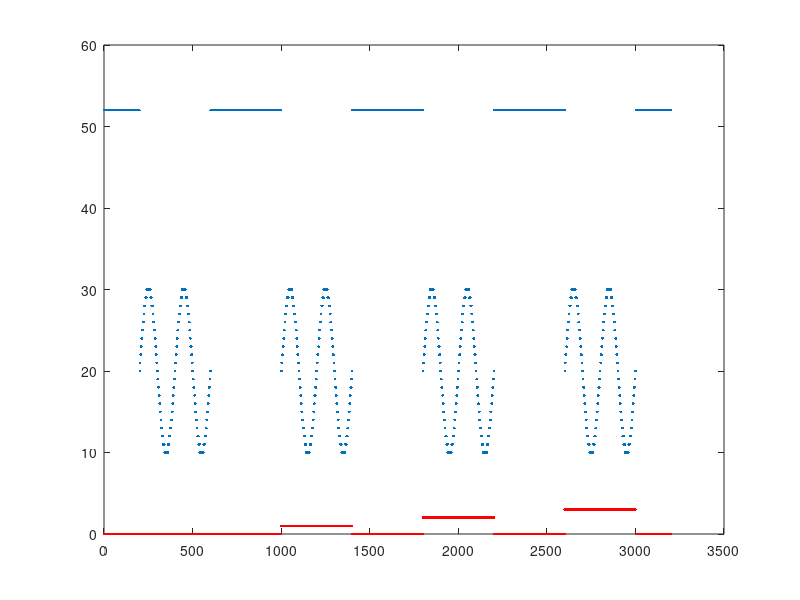

Source code (MATLAB):
% makeFunctionMultiStripegs4.m
% 12/4/2012, modified from
% makeFunctionExpandingOscillatingStripe4.m
% 11/14/2012 modified from
% % makeFunctionExpandingStripe4.m and makeFunctionStripeBlobGrating3.m
% 11/14/2012, modified from
% makeFunctionSpinningStripe4.m
% 10/16/2012, modified from
% makeFunctionStripeBlobGratinggs4.m
% PTW 8/29/2012 hack for gs=4, modified from
% makeFunctionStripeBlobGratinggs3.m

UPDATE_RATE_FPS = 100;
OSC_DURATION_SEC = 4;
BLANK_DURATION_SEC = 4;
OSC_FREQ_HZ = .5;

step_size = 1/UPDATE_RATE_FPS;
tBlank = 0:step_size:BLANK_DURATION_SEC/2-step_size;
tOsc = 0:step_size:OSC_DURATION_SEC;
%% make oscillating stripe functions
OSC_AMP_FRAMES = 10; % 20 frames (pixels) = 45 degrees

CENTER_POS_OFFSET = 104; % center position is x=1 (or x=105)
MAX_POS_X = 104; % maximum pattern position
MAX_POS_Y = 4;
RIGHT_OSC_OFFSET = 20; % right position is x=21
% only going to use right start positions... LEFT_OSC_OFFSET = 84; % 85
BLANK_POS_OFFSET_X = 52; % 53
BLANK_POS_OFFSET_Y = 0; % blank position is y=1
ONE_STRIPE_OFFSET_Y = 0;
TWO_STRIPE_OFFSET_Y = 1;
THREE_STRIPE_OFFSET_Y = 2;
TWO_OPP_STRIPE_OFFSET_Y = 3;

funcOscx = round(OSC_AMP_FRAMES*sin(2*pi*OSC_FREQ_HZ*tOsc) + RIGHT_OSC_OFFSET);
% funcLeftOsc = round(-OSC_AMP_FRAMES*sin(2*pi*OSC_FREQ_HZ*tOsc) + LEFT_OSC_OFFSET);

funcOneOscy = tOsc*0 + ONE_STRIPE_OFFSET_Y;
funcTwoOscy = tOsc*0 + TWO_STRIPE_OFFSET_Y;
funcThreeOscy = tOsc*0 + THREE_STRIPE_OFFSET_Y;
funcTwoOppOscy = tOsc*0 + TWO_OPP_STRIPE_OFFSET_Y;

funcBlankx = 0*tBlank+BLANK_POS_OFFSET_X;
funcBlanky = 0*tBlank+BLANK_POS_OFFSET_Y;

funcx = [funcBlankx, funcOscx, funcBlankx(1:end-1), funcBlankx, funcOscx, funcBlankx(1:end-1),funcBlankx, funcOscx, funcBlankx(1:end-1), funcBlankx, funcOscx, funcBlankx(1:end-1)];
funcx = mod(funcx, MAX_POS_X);
funcy = [funcBlanky, funcOneOscy, funcBlanky(1:end-1), funcBlanky, funcTwoOscy, funcBlanky(1:end-1),funcBlanky, funcThreeOscy, funcBlanky(1:end-1), funcBlanky, funcTwoOppOscy, funcBlanky(1:end-1)];
funcy = mod(funcy, MAX_POS_Y);
%% save file

thisFullFileName =  mfilename('fullpath');
[thisDirectoryName,thisFileName,thisFileExtension] = fileparts(thisFullFileName);
%thisDirectoryName = 'C:\Users\nebulosa\Documents\panels\Matlab Codes\functions\Peter';
fullOutFileNameX = [thisDirectoryName '\position_function_multi_stripe_xgs4.mat'];
fullOutFileNameY = [thisDirectoryName '\position_function_multi_stripe_ygs4.mat'];
func = funcx;
save(fullOutFileNameX, 'func');
func = funcy;
save(fullOutFileNameY, 'func');

%% plot to check
figure
plot(funcx,'.')
hold on
plot(funcy,'.r')